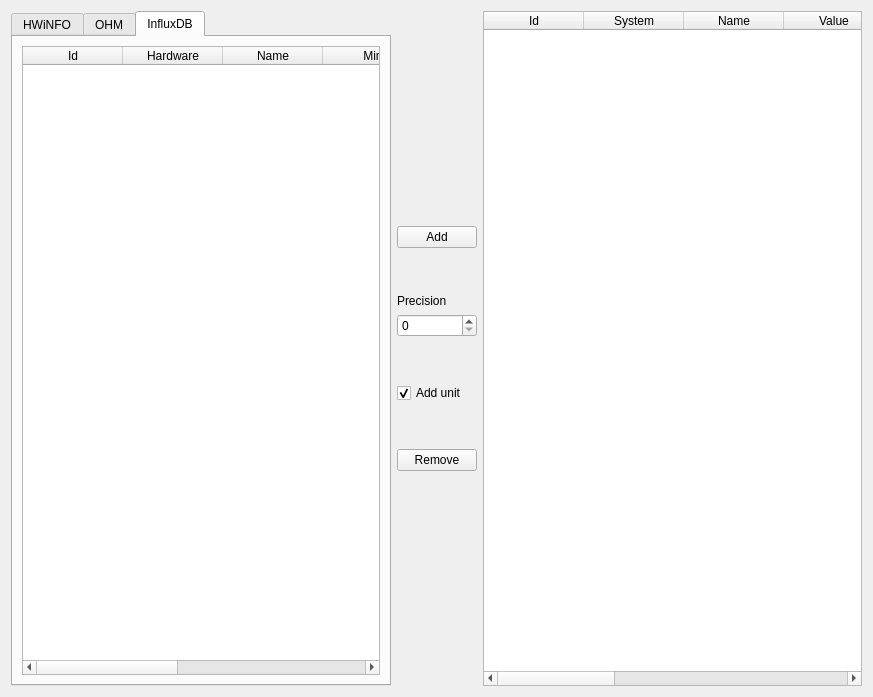
<?xml version="1.0" encoding="UTF-8"?>
<ui version="4.0">
 <class>DataPageWidget</class>
 <widget class="QWidget" name="DataPageWidget">
  <property name="geometry">
   <rect>
    <x>0</x>
    <y>0</y>
    <width>873</width>
    <height>697</height>
   </rect>
  </property>
  <property name="windowTitle">
   <string>Pick data</string>
  </property>
  <property name="windowIcon">
   <iconset resource="../mainwindow.qrc">
    <normaloff>:/MainWindow/Resources/icon.png</normaloff>:/MainWindow/Resources/icon.png</iconset>
  </property>
  <layout class="QHBoxLayout" name="horizontalLayout_2">
   <item>
    <widget class="QTabWidget" name="TabWidget">
     <property name="currentIndex">
      <number>2</number>
     </property>
     <widget class="QWidget" name="HWiNFOTab">
      <attribute name="title">
       <string>HWiNFO</string>
      </attribute>
      <layout class="QVBoxLayout" name="verticalLayout_2">
       <item>
        <widget class="QTableWidget" name="HWiNFO_tableWidget">
         <property name="editTriggers">
          <set>QAbstractItemView::NoEditTriggers</set>
         </property>
         <property name="sortingEnabled">
          <bool>true</bool>
         </property>
         <column>
          <property name="text">
           <string>Id</string>
          </property>
         </column>
         <column>
          <property name="text">
           <string>Hardware</string>
          </property>
         </column>
         <column>
          <property name="text">
           <string>Name</string>
          </property>
         </column>
         <column>
          <property name="text">
           <string>Min</string>
          </property>
         </column>
         <column>
          <property name="text">
           <string>Max</string>
          </property>
         </column>
         <column>
          <property name="text">
           <string>Current</string>
          </property>
         </column>
        </widget>
       </item>
      </layout>
     </widget>
     <widget class="QWidget" name="OHMTab">
      <attribute name="title">
       <string>OHM</string>
      </attribute>
      <layout class="QHBoxLayout" name="horizontalLayout">
       <item>
        <widget class="QTableWidget" name="OHM_tableWidget">
         <property name="sortingEnabled">
          <bool>true</bool>
         </property>
         <column>
          <property name="text">
           <string>Id</string>
          </property>
         </column>
         <column>
          <property name="text">
           <string>Hardware</string>
          </property>
         </column>
         <column>
          <property name="text">
           <string>Name</string>
          </property>
         </column>
         <column>
          <property name="text">
           <string>Min</string>
          </property>
         </column>
         <column>
          <property name="text">
           <string>Max</string>
          </property>
         </column>
         <column>
          <property name="text">
           <string>Current</string>
          </property>
         </column>
        </widget>
       </item>
      </layout>
     </widget>
     <widget class="QWidget" name="InfluxTab">
      <attribute name="title">
       <string>InfluxDB</string>
      </attribute>
      <layout class="QHBoxLayout" name="horizontalLayout">
       <item>
        <widget class="QTableWidget" name="Influx_tableWidget">
         <property name="sortingEnabled">
          <bool>true</bool>
         </property>
         <column>
          <property name="text">
           <string>Id</string>
          </property>
         </column>
         <column>
          <property name="text">
           <string>Hardware</string>
          </property>
         </column>
         <column>
          <property name="text">
           <string>Name</string>
          </property>
         </column>
         <column>
          <property name="text">
           <string>Min</string>
          </property>
         </column>
         <column>
          <property name="text">
           <string>Max</string>
          </property>
         </column>
         <column>
          <property name="text">
           <string>Current</string>
          </property>
         </column>
         <column>
          <property name="text">
           <string>Field</string>
          </property>
         </column>
        </widget>
       </item>
      </layout>
     </widget>
    </widget>
   </item>
   <item>
    <layout class="QVBoxLayout" name="verticalLayout">
     <item>
      <spacer name="verticalSpacer">
       <property name="orientation">
        <enum>Qt::Vertical</enum>
       </property>
       <property name="sizeHint" stdset="0">
        <size>
         <width>20</width>
         <height>40</height>
        </size>
       </property>
      </spacer>
     </item>
     <item>
      <widget class="QPushButton" name="Add_pushButton">
       <property name="text">
        <string>Add</string>
       </property>
      </widget>
     </item>
     <item>
      <spacer name="verticalSpacer_3">
       <property name="orientation">
        <enum>Qt::Vertical</enum>
       </property>
       <property name="sizeType">
        <enum>QSizePolicy::Maximum</enum>
       </property>
       <property name="sizeHint" stdset="0">
        <size>
         <width>20</width>
         <height>40</height>
        </size>
       </property>
      </spacer>
     </item>
     <item>
      <widget class="QLabel" name="label">
       <property name="text">
        <string>Precision</string>
       </property>
      </widget>
     </item>
     <item>
      <widget class="QSpinBox" name="Precision_spinBox">
       <property name="maximum">
        <number>5</number>
       </property>
      </widget>
     </item>
     <item>
      <spacer name="verticalSpacer_4">
       <property name="orientation">
        <enum>Qt::Vertical</enum>
       </property>
       <property name="sizeType">
        <enum>QSizePolicy::Maximum</enum>
       </property>
       <property name="sizeHint" stdset="0">
        <size>
         <width>20</width>
         <height>40</height>
        </size>
       </property>
      </spacer>
     </item>
     <item>
      <widget class="QCheckBox" name="unit_checkBox">
       <property name="text">
        <string>Add unit</string>
       </property>
       <property name="checked">
        <bool>true</bool>
       </property>
      </widget>
     </item>
     <item>
      <spacer name="verticalSpacer_5">
       <property name="orientation">
        <enum>Qt::Vertical</enum>
       </property>
       <property name="sizeType">
        <enum>QSizePolicy::Maximum</enum>
       </property>
       <property name="sizeHint" stdset="0">
        <size>
         <width>20</width>
         <height>40</height>
        </size>
       </property>
      </spacer>
     </item>
     <item>
      <widget class="QPushButton" name="Remove_pushButton">
       <property name="text">
        <string>Remove</string>
       </property>
      </widget>
     </item>
     <item>
      <spacer name="verticalSpacer_2">
       <property name="orientation">
        <enum>Qt::Vertical</enum>
       </property>
       <property name="sizeHint" stdset="0">
        <size>
         <width>20</width>
         <height>40</height>
        </size>
       </property>
      </spacer>
     </item>
    </layout>
   </item>
   <item>
    <widget class="QTableWidget" name="SelectedItems_tableWidget">
     <property name="editTriggers">
      <set>QAbstractItemView::NoEditTriggers</set>
     </property>
     <property name="selectionMode">
      <enum>QAbstractItemView::SingleSelection</enum>
     </property>
     <property name="selectionBehavior">
      <enum>QAbstractItemView::SelectRows</enum>
     </property>
     <property name="sortingEnabled">
      <bool>true</bool>
     </property>
     <column>
      <property name="text">
       <string>Id</string>
      </property>
     </column>
     <column>
      <property name="text">
       <string>System</string>
      </property>
     </column>
     <column>
      <property name="text">
       <string>Name</string>
      </property>
     </column>
     <column>
      <property name="text">
       <string>Value</string>
      </property>
     </column>
     <column>
      <property name="text">
       <string>Precision</string>
      </property>
     </column>
     <column>
      <property name="text">
       <string>Symbol</string>
      </property>
     </column>
     <column>
      <property name="text">
       <string>Add unit</string>
      </property>
     </column>
     <column>
      <property name="text">
       <string>Unit</string>
      </property>
     </column>
     <column>
      <property name="text">
       <string>Hardware</string>
      </property>
     </column>
    </widget>
   </item>
  </layout>
 </widget>
 <resources>
  <include location="../mainwindow.qrc"/>
 </resources>
 <connections/>
</ui>
